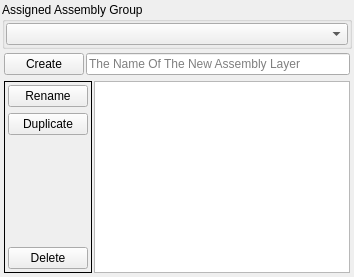
       <widget class="QWidget" name="Assembly_Layer_Creation_Page">
        <layout class="QVBoxLayout" name="verticalLayout_13">
         <property name="spacing">
          <number>2</number>
         </property>
         <property name="leftMargin">
          <number>2</number>
         </property>
         <property name="topMargin">
          <number>2</number>
         </property>
         <property name="rightMargin">
          <number>2</number>
         </property>
         <property name="bottomMargin">
          <number>2</number>
         </property>
         <item>
          <layout class="QVBoxLayout" name="Create_Assembly_Layer_VLayout">
           <item>
            <widget class="QGroupBox" name="New_Assembly_Layer_Asigned_Group_GroupBox">
             <property name="title">
              <string>Assigned Assembly Group</string>
             </property>
             <property name="flat">
              <bool>false</bool>
             </property>
             <layout class="QVBoxLayout" name="verticalLayout_9">
              <property name="sizeConstraint">
               <enum>QLayout::SetNoConstraint</enum>
              </property>
              <property name="leftMargin">
               <number>1</number>
              </property>
              <property name="topMargin">
               <number>1</number>
              </property>
              <property name="rightMargin">
               <number>1</number>
              </property>
              <property name="bottomMargin">
               <number>1</number>
              </property>
              <item>
               <widget class="QComboBox" name="New_Assembly_Layer_Asigned_Group">
                <property name="Root_Index_Assembly_Type" stdset="0">
                 <string>Groups</string>
                </property>
                <property name="Data_Model_Name" stdset="0">
                 <string>config_data_model</string>
                </property>
               </widget>
              </item>
             </layout>
            </widget>
           </item>
           <item>
            <layout class="QHBoxLayout" name="Create_Assembly_Layer_HLayout">
             <property name="spacing">
              <number>2</number>
             </property>
             <property name="leftMargin">
              <number>2</number>
             </property>
             <property name="topMargin">
              <number>2</number>
             </property>
             <property name="rightMargin">
              <number>2</number>
             </property>
             <property name="bottomMargin">
              <number>2</number>
             </property>
             <item>
              <widget class="QPushButton" name="Create_Assembly_Layer_Button">
               <property name="sizePolicy">
                <sizepolicy hsizetype="Minimum" vsizetype="Fixed">
                 <horstretch>0</horstretch>
                 <verstretch>0</verstretch>
                </sizepolicy>
               </property>
               <property name="text">
                <string>Create</string>
               </property>
              </widget>
             </item>
             <item>
              <widget class="QLineEdit" name="Create_Assembly_Layer_Name_Input">
               <property name="sizePolicy">
                <sizepolicy hsizetype="Expanding" vsizetype="Fixed">
                 <horstretch>0</horstretch>
                 <verstretch>0</verstretch>
                </sizepolicy>
               </property>
               <property name="placeholderText">
                <string>The Name Of The New Assembly Layer</string>
               </property>
              </widget>
             </item>
            </layout>
           </item>
          </layout>
         </item>
         <item>
          <layout class="QHBoxLayout" name="Edit_Assembly_Layer_HLayout">
           <property name="spacing">
            <number>2</number>
           </property>
           <property name="leftMargin">
            <number>2</number>
           </property>
           <property name="topMargin">
            <number>2</number>
           </property>
           <property name="rightMargin">
            <number>2</number>
           </property>
           <property name="bottomMargin">
            <number>2</number>
           </property>
           <item>
            <widget class="QFrame" name="Edit_Assembly_Layer_Buttons_Frame">
             <property name="frameShape">
              <enum>QFrame::Box</enum>
             </property>
             <layout class="QVBoxLayout" name="verticalLayout_6">
              <property name="leftMargin">
               <number>3</number>
              </property>
              <property name="topMargin">
               <number>3</number>
              </property>
              <property name="rightMargin">
               <number>3</number>
              </property>
              <property name="bottomMargin">
               <number>3</number>
              </property>
              <item>
               <widget class="QPushButton" name="Rename_Assembly_Layer_Button">
                <property name="text">
                 <string>Rename</string>
                </property>
               </widget>
              </item>
              <item>
               <widget class="QPushButton" name="Duplicate_Assembly_Layer_Button">
                <property name="text">
                 <string>Duplicate</string>
                </property>
               </widget>
              </item>
              <item>
               <spacer name="Edit_Assembly_Layer_Butttons_VSpacer">
                <property name="orientation">
                 <enum>Qt::Vertical</enum>
                </property>
                <property name="sizeHint" stdset="0">
                 <size>
                  <width>20</width>
                  <height>40</height>
                 </size>
                </property>
               </spacer>
              </item>
              <item>
               <widget class="QPushButton" name="Delete_Assembly_Layer_Button">
                <property name="text">
                 <string>Delete</string>
                </property>
               </widget>
              </item>
             </layout>
            </widget>
           </item>
           <item>
            <widget class="BASE_LIST_VIEW" name="Created_Assembly_Layers_List_View">
             <property name="Root_Index_Assembly_Type" stdset="0">
              <string>Layers</string>
             </property>
             <property name="Data_Model_Name" stdset="0">
              <string>config_data_model</string>
             </property>
            </widget>
           </item>
          </layout>
         </item>
        </layout>
       </widget>
